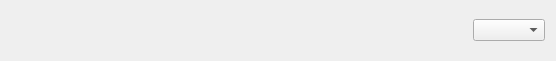
<?xml version="1.0" encoding="UTF-8"?>
<ui version="4.0">
 <class>SiteInfoPermissionDefaultItem</class>
 <widget class="QWidget" name="SiteInfoPermissionDefaultItem">
  <property name="geometry">
   <rect>
    <x>0</x>
    <y>0</y>
    <width>556</width>
    <height>61</height>
   </rect>
  </property>
  <layout class="QVBoxLayout" name="verticalLayout">
   <item>
    <layout class="QHBoxLayout" name="horizontalLayout">
     <item>
      <widget class="QLabel" name="label">
       <property name="text">
        <string/>
       </property>
      </widget>
     </item>
     <item>
      <spacer name="horizontalSpacer">
       <property name="orientation">
        <enum>Qt::Horizontal</enum>
       </property>
       <property name="sizeHint" stdset="0">
        <size>
         <width>40</width>
         <height>20</height>
        </size>
       </property>
      </spacer>
     </item>
     <item>
      <widget class="QComboBox" name="permissionCombo"/>
     </item>
    </layout>
   </item>
  </layout>
 </widget>
 <resources/>
 <connections/>
</ui>
